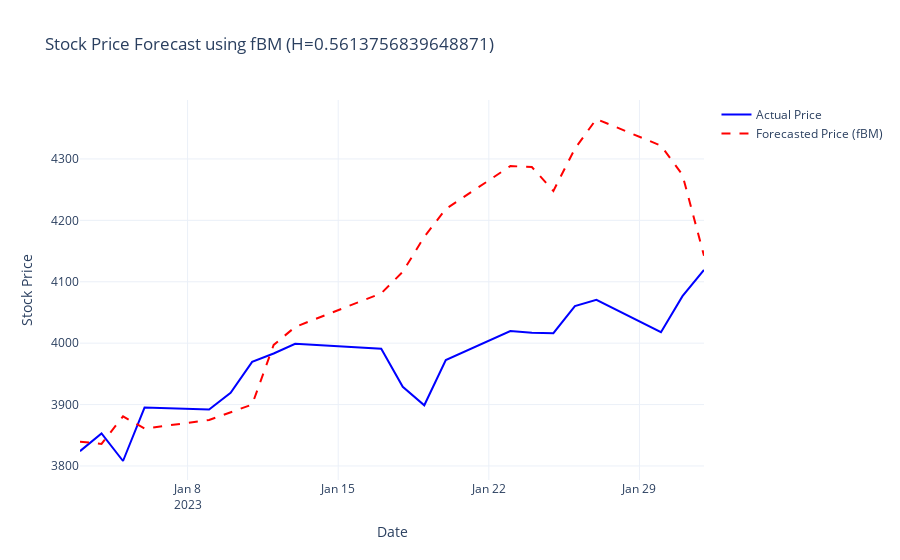

Notebook cell for this chart:
### Code cell
from stochastic.processes.continuous import FractionalBrownianMotion
import numpy as np
import random
import plotly.graph_objects as go

def simulate_fbm_prices(train_data, test_data, H):
    """Simulate future stock prices using a geometric fractional Brownian motion model."""    
    # Calculate drift (μ) and volatility (σ) from training log returns
    mu = train_data["realised_log_returns"].mean()
    sigma = train_data["realised_log_returns"].std()

    # Define Fractional Brownian Motion (fBM) model
    n_days = len(test_data)
    fbm = FractionalBrownianMotion(hurst=H, t=n_days - 1)
    fbm_values = fbm.sample(n=n_days - 1)
    
    # Use the last known price from training data as the starting point
    S0 = train_data['price'].iloc[-1]
    simulated_prices = S0 * np.exp(mu * np.arange(n_days) + sigma * fbm_values)
    
    return simulated_prices

def plot_actual_vs_simulated(test_data, simulated_prices, H):
    """Create an interactive Plotly plot comparing the actual prices with simulated prices."""
    fig = go.Figure()
    fig.add_trace(go.Scatter(
        x=test_data.index,
        y=test_data["price"],
        mode='lines',
        name='Actual Price',
        line=dict(color='blue')
    ))
    fig.add_trace(go.Scatter(
        x=test_data.index,
        y=simulated_prices,
        mode='lines',
        name='Forecasted Price (fBM)',
        line=dict(color='red', dash='dash')
    ))
    fig.update_layout(
        title=f"Stock Price Forecast using fBM (H={H})",
        xaxis_title="Date",
        yaxis_title="Stock Price",
        template="plotly_white"
    )
    fig.show()

simulated_prices = simulate_fbm_prices(SNP_training_df, SNP_testing_df, SNP_hurst_est)
plot_actual_vs_simulated(SNP_testing_df, simulated_prices, SNP_hurst_est)

### Figure 1 — Plotly figure (JSON) as saved in the notebook; plotly's stock layout.template omitted (floating-point values rounded to 4 significant figures)
{"data": [{"line": {"color": "blue"}, "mode": "lines", "name": "Actual Price", "type": "scatter", "x": ["2023-01-03T00:00:00", "2023-01-04T00:00:00", "2023-01-05T00:00:00", "2023-01-06T00:00:00", "2023-01-09T00:00:00", "2023-01-10T00:00:00", "2023-01-11T00:00:00", "2023-01-12T00:00:00", "2023-01-13T00:00:00", "2023-01-17T00:00:00", "2023-01-18T00:00:00", "2023-01-19T00:00:00", "2023-01-20T00:00:00", "2023-01-23T00:00:00", "2023-01-24T00:00:00", "2023-01-25T00:00:00", "2023-01-26T00:00:00", "2023-01-27T00:00:00", "2023-01-30T00:00:00", "2023-01-31T00:00:00", "2023-02-01T00:00:00"], "y": [3824.0, 3853.0, 3808.0, 3895.0, 3892.0, 3919.0, 3970.0, 3983.0, 3999.0, 3991.0, 3929.0, 3899.0, 3973.0, 4020.0, 4017.0, 4016.0, 4060.0, 4071.0, 4018.0, 4077.0, 4119.0]}, {"line": {"color": "red", "dash": "dash"}, "mode": "lines", "name": "Forecasted Price (fBM)", "type": "scatter", "x": ["2023-01-03T00:00:00", "2023-01-04T00:00:00", "2023-01-05T00:00:00", "2023-01-06T00:00:00", "2023-01-09T00:00:00", "2023-01-10T00:00:00", "2023-01-11T00:00:00", "2023-01-12T00:00:00", "2023-01-13T00:00:00", "2023-01-17T00:00:00", "2023-01-18T00:00:00", "2023-01-19T00:00:00", "2023-01-20T00:00:00", "2023-01-23T00:00:00", "2023-01-24T00:00:00", "2023-01-25T00:00:00", "2023-01-26T00:00:00", "2023-01-27T00:00:00", "2023-01-30T00:00:00", "2023-01-31T00:00:00", "2023-02-01T00:00:00"], "y": [3840.0, 3836.0, 3881.0, 3861.0, 3875.0, 3888.0, 3900.0, 3997.0, 4026.0, 4081.0, 4116.0, 4173.0, 4218.0, 4288.0, 4287.0, 4248.0, 4317.0, 4365.0, 4322.0, 4274.0, 4142.0]}], "layout": {"title": {"text": "Stock Price Forecast using fBM (H=0.5613756839648871)"}, "xaxis": {"title": {"text": "Date"}}, "yaxis": {"title": {"text": "Stock Price"}}}}
